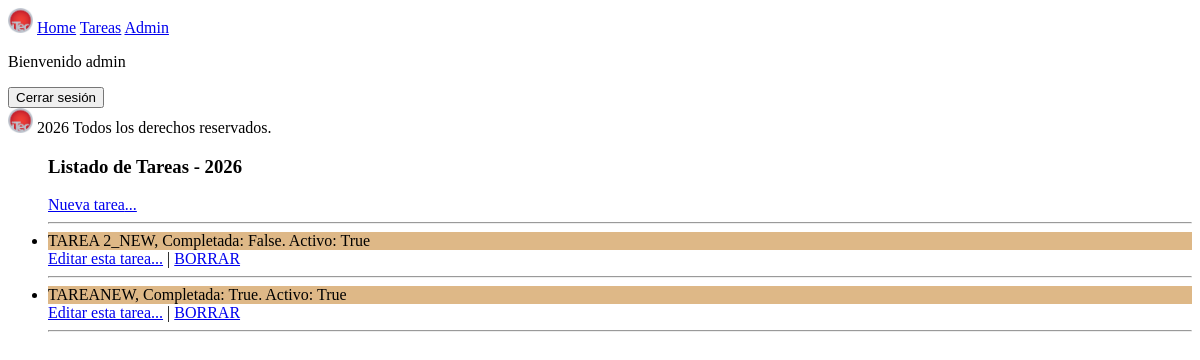
The app's page /es/tareas/ (signed in), older data.
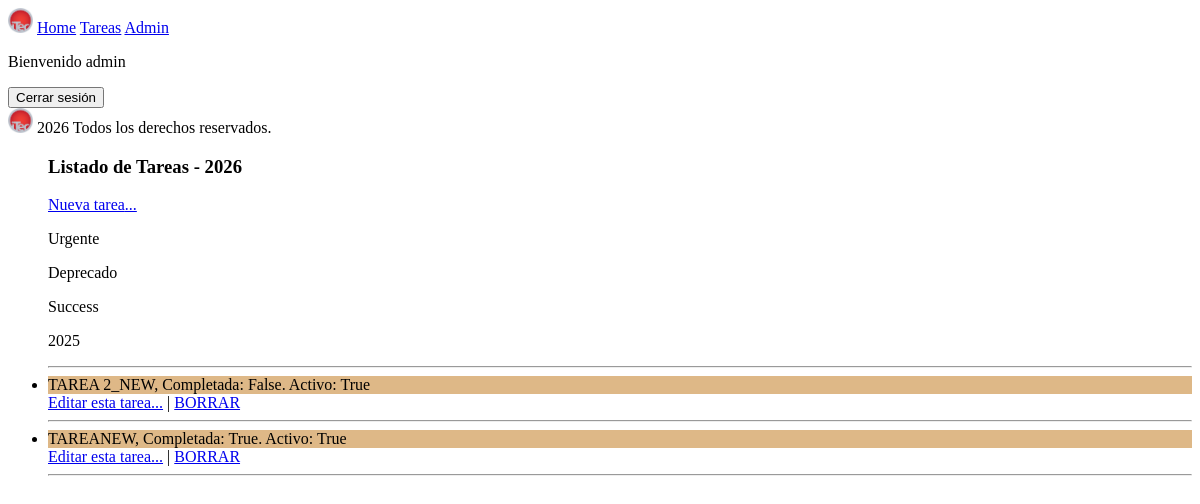
The same page, newer data.
### todolist/models.py (models this page shows, shortened)
class Tarea(models.Model):
    nombre = models.CharField(_("Nombre de la Tarea"),max_length=100)
    completada = models.BooleanField(
        _("Tarea completada"),
        default=False,
        help_text=_("¿La tarea está completada?"),
    )
    fecha_completado = models.DateField(_("Fecha de completado"))
    fecha_creacion = models.DateTimeField(auto_now=True)
    responsable = models.ForeignKey(
        settings.AUTH_USER_MODEL,
        on_delete=models.CASCADE,
        related_name="responsable",
        default=None,
        blank=True,
        null=True,
        verbose_name=_("Persona responsable de la tarea")
    )
    etiqueta = models.ManyToManyField(
        Etiqueta,
        default=None,
        blank=True,
        related_name="etiquetas",
    )
    activo = models.BooleanField(default=True, help_text="Verdadero si NO está archivado")
    imagen = models.ImageField(upload_to="card_image/", null=True, blank=True)
    def nombre_mayuscula(self):
        return f"{self.nombre.upper()}"
    class Meta:
        verbose_name = _("Tarea de proyecto")
        verbose_name_plural = _("Tareas de los proyectos")
        ordering = ["-id"]

class Etiqueta(models.Model):
    nombre = models.CharField(max_length=50)
    color = models.CharField(max_length=30)

### todolist/views.py (the view)
# urls.py: path("tareas/", include("todolist.urls")),
@login_required
@permission_required('todolist.view_tarea') #nombre_app.accion_modelo (minuscula)
def tareas(request):
    tareas = Tarea.objects.filter(activo=True)
    return render(request, "todolist/index.html", {"tareas": tareas})

### PrimerProyecto/context_processors.py (called while the page is built)
def year_context(request):
    year = datetime.now().year
    return {"year":year}

def bienvenido_context(request):
    if request.user.is_authenticated:
        mensaje = _(f"Bienvenido {request.user.username}")
    else:
        mensaje = _("Bienvenido invitado!! Logeate!!")
    return {"mensaje_bienvenida":mensaje}

def etiquetas_context(request):
    etiquetas = cache.get("todolist_etiquetas")
    if etiquetas is None:
        etiquetas = list(Etiqueta.objects.all())
        cache.set('todolist_etiquetas', etiquetas, 3600) #1 hs segundos
    return {"etiquetas_populares":etiquetas}

### todolist/templates/todolist/index.html (shortened to what this page needs)
{% extends 'saludo/base.html'%}
{% load i18n %}
{%block body%}
<ul>
    <h3>{% translate "Listado de Tareas" %} - {{year}}</h3>
    <a href="{%url 'crear_tarea'%}">{%translate "Nueva tarea"%}...</a>
    {%for etiqueta in etiquetas_populares%}
    <p>{{etiqueta.nombre}}</p>
    {%endfor%}
    <hr>
    {% for tarea in tareas %}
    <li>{{ tarea.nombre_mayuscula }}, Completada: {{tarea.completada}}. Activo: {{tarea.activo}}</li>
    {% if perms.todolist.change_tarea %}
    <a href="{%url 'editar' tarea.id %}">Editar esta tarea...</a>
    {%endif%}
    |
    {% if perms.todolist.delete_tarea %}
    <a href="{% url 'borrar' tarea.id %}">BORRAR</a>
    {%endif%}
    <hr>
    {% endfor %}
</ul>
{%endblock%}

Row changes from the older to the newer data that the page shows:
added Etiqueta: nombre "Urgente"
added Etiqueta: nombre "Deprecado"
added Etiqueta: nombre "Success"
added Etiqueta: nombre "2025"
